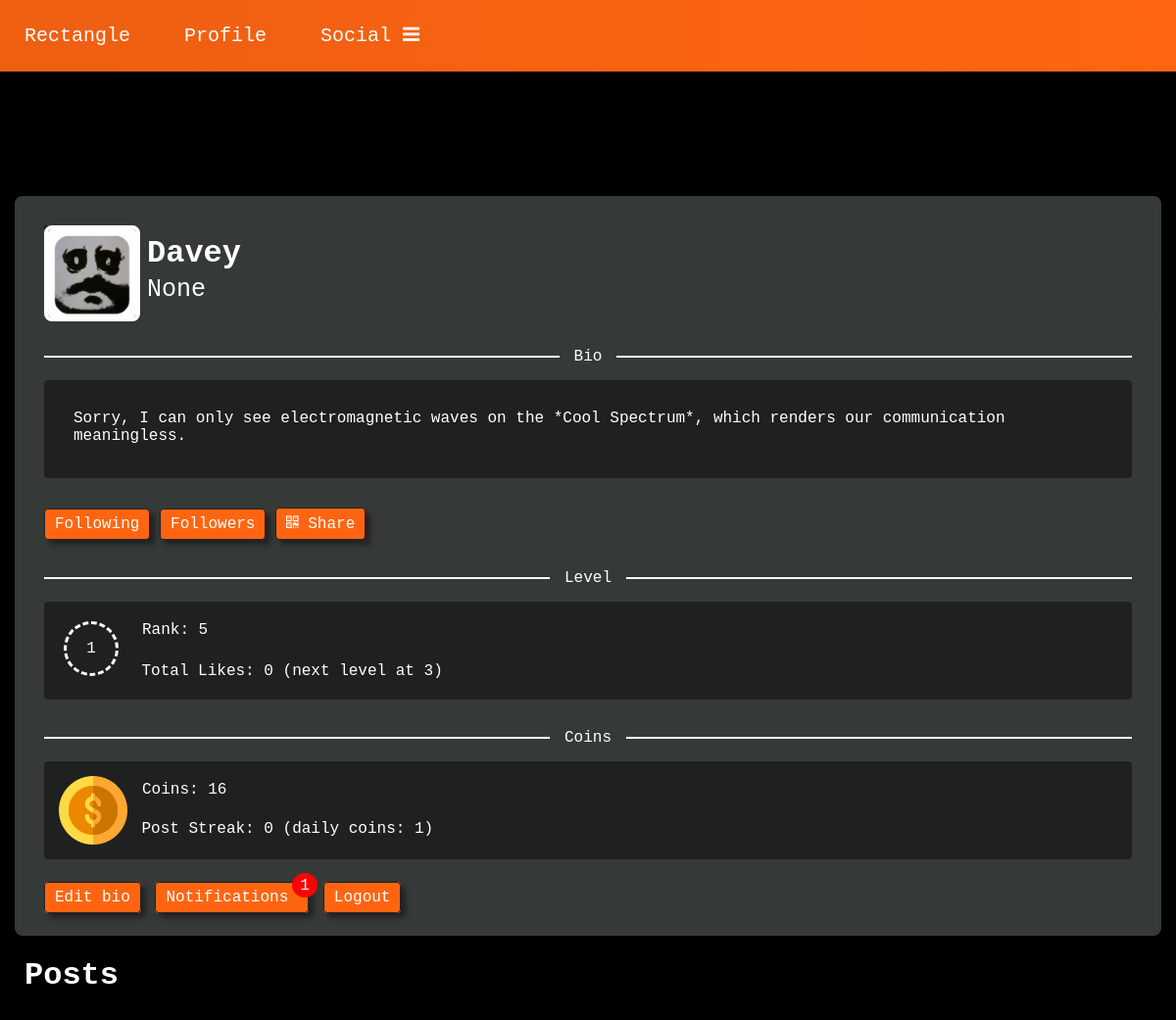
Screenshot of /profile/Davey (signed in) with the database file from the repository.
### myproject.py (models this page shows, shortened)
class User(db.Model):
    __tablename__ = 'users'
    id = db.Column(db.Integer, primary_key=True, unique=True)
    email = db.Column(db.String(80))
    name = db.Column(db.String(80))
    bio = db.Column(db.String(80))
    password_hash = db.Column(db.String(128))
    post_streak = db.Column(db.Integer, default=0)
    coins = db.Column(db.Integer, default=0)
    accepted_coins = db.Column(db.Integer, default=0)
    event = db.Column(db.Integer, default=0)
    titles = db.relationship("Title", secondary=user_title_association_table)
    admin = db.Column(db.Integer, default=0)
    title = db.Column(db.String(80), default="Newbie")
    user_since = db.Column(db.DateTime())
    following = db.relationship(
        'User', lambda: user_following,
        primaryjoin=lambda: User.id == user_following.c.user_id,
        secondaryjoin=lambda: User.id == user_following.c.following_id,
        backref='followers'
    )
    like_count = db.Column(db.Integer, default=0)
    level = db.Column(db.Integer, default=1)
    like_goal = db.Column(db.Integer, default=3)
    @property
    def password(self):
        raise AttributeError('password is not a readable attribute')
    comments = db.relationship("Comment", back_populates="user")
    event_comments = db.relationship("Event_Comment", back_populates="user")
    posts = db.relationship("Post", back_populates="user")
    event_posts = db.relationship("Event_Post", back_populates="user")
    notifications = db.relationship("Notification", back_populates="user")
    rports = db.relationship("Report", back_populates="user")
    feedbacks = db.relationship("Feedback", back_populates="user")

### myproject.py (the view)
@app.route('/profile/<usr>', methods=['GET', 'POST'])
def profile(usr):
    _current_user = get_current_user()
    if not _current_user:
        return redirect("/login")
    if "user" in session:
        _user = User.query.filter_by(name=usr).all()[0]
        _current_user = get_current_user()
        _posts = Post.query.filter_by(user=_user).all()
        posts_and_pictures = []
        for post in _posts:
            image_extension = PhotoTools.getExtension(post, 'post')
            posts_and_pictures.append([post, image_extension])
        progress = (((_user.like_count) / (_user.like_goal)) * 100)
        users = db.session.query(User).order_by(User.like_count.desc())
        users = users.all()
        rank = users.index(_current_user) + 1
        image_extension = PhotoTools.getExtension(_user, "user")
        print("ext", image_extension)
        streak_progress = _user.post_streak / 7 * 100
        return render_template("profile.html", user=_user, posts=posts_and_pictures, _cu=_current_user, progress=progress, streak_progress=streak_progress, extension=image_extension, rank=rank)
    else:
        return redirect('/login')

### PhotoTools.py (called while the page is built)
def getExtension(obj, typ):
    for i in possible_file_extensions:
        if typ == "user":
            filename = obj.name + "pp" + i
            pth = os.path.join("static", "uploads", "profile_pictures", filename)
        elif typ == "post":
            filename = str(obj.id) + i
            pth = os.path.join("static", "uploads", "posts", filename)
        elif typ == "event_post":
            filename = str(obj.id) + i
            pth = os.path.join("static", "uploads", "event_posts", filename)
        else:
            raise TypeError("Invalid type: ", type(obj), ". Should be either User type or Post type", type(Post))
        if os.path.isfile(pth):
            return i
    return None

### myproject.py (called while the page is built)
def get_current_user():
    try:
        return User.query.filter_by(name=session["user"]).all()[0]
    except:
        return None

### templates/profile.html (shortened to what this page needs)
{% extends 'base.html' %}
{% block head %}
<link rel="stylesheet" type="text/css" href="{{ url_for('static', filename='profile.css') }}">
<link rel="stylesheet" type="text/css" href="{{ url_for('static', filename='posts.css') }}">
<link rel="stylesheet" type="text/css" media="only screen and (max-width: 480px), only screen and (max-device-width: 480px)" href="{{ url_for('static', filename='posts_mobile.css') }}" />
<link rel="stylesheet" type="text/css" media="only screen and (max-width: 480px), only screen and (max-device-width: 480px)" href="{{ url_for('static', filename='profile_mobile.css') }}" />
{% endblock %}
{% block body %}
	<div class="name_panel">
		<div class="title_bar">
            {% if extension != None%}
            <div class="logo">
                <img class="profile-picture" src="/static/uploads/profile_pictures/{{ user.name + 'pp' + extension }}" alt="Rectangle Logo">
            </div>
            {% else %}
            <div class="logo">
                <img class="profile-picture" src="/static/uploads/profile_pictures/defaultpp.png" alt="Rectangle Logo">
            </div>
            {% endif %}
            <h1 class="pname"> {{ user.name }} </h1>
            <p class="user_since"> {{ user.title }} </p>
        </div>
        <div class="bio">
	<div class="separator">Bio</div>
            <div class=bio_top>
            <div class="bio_contents">
                <p> {{ user.bio }} </p>
            </div>
        </div>
        </div>
        <div class="ftab">
            {% if session["user"] != user.name %}
                {% if _cu in user.followers %}
                    <a class="follow_button" href="/follow/{{ user.name }}"> Unfollow</a>
                {% else %}
                    <a class="follow_button" href="/follow/{{ user.name }}"> Follow</a>
                {% endif %}
                <a class="share_link" href="/share/{{ user.name }}"> Share </a>
            {% else %}
                <a class="following_button" href="/following"> Following </a>
                <a class="followers_button" href="/followers"> Followers </a>
                <a class="share_link_me" href="/share/{{ user.name }}"> <i class="fa fa-qrcode"></i> Share </a>
            {% endif %}
        </div>
        {% if session["user"] == user.name %}
        <div class="separator">Level</div>
        <div class="mid">
            <div class="level_info_block">
                <div class="level_circle">
                    <span class="level">{{ user.level }}</span>
                </div>
                <div>
                    <div class="progress_bar">
                        <span class="level_info"> Total Likes: {{ user.like_count }} (next level at {{ user.like_goal }})</span>
                    </div>
                    <span class="rank"> Rank: {{ rank }} </span>
                </div>
            </div>
        </div>
        <div class="separator">Coins</div>
        <div class="mid">
            <div class="level_info_block">
                <div class="level_circle_coin">
                    <a href="/addcoins"><img src="/static/uploads/resources/coin.png" class="coin"></a>
                </div>
                <div>
                    <div class="progress_bar">
                        <span class="level_info_coin"> Post Streak: {{user.post_streak }}  (daily coins:  {{ 1 + user.post_streak}})</span>
                    </div>
                    <span class="rank">Coins: {{ user.coins }}              </span>
                </div>
            </div>
        </div>
        <div class="bot">
            <a class="edit_profile" href='/editprofile'>Edit bio</a>
            <a class="notification_button" href='/notifications/None/None'>
                <span>Notifications</span>
                {% if user.notifications|length != 0%}
                <span class="badge">{{ user.notifications|length }}</span>
                {% endif %}
            </a>
            <a class="logout_button" href='/logout'>Logout</a class="logout_button"></a>
        </div>
        {% endif %}
	</div>
	<div class="title">
		<h1 style="margin-left: 15px;">Posts</h1>
	</div>
{% endblock %}

### static/base.css (style rules this page uses)
body { font-family: 'Lucida Console', monospace; background-color: black; color: white; margin: 0px; }

### static/profile.css (style rules this page uses)
.name_panel { margin-left:15px; margin-right:15px; margin-top: 15px; background-color: #353a38; border-radius: 16px; }
.title { margin:10px; }
.coin { width: 70px; }
.user_since { position: absolute; bottom: 15px; left: 135px; margin: 0px; font-size: 25px; }
.bio_contents { background-color: #1e2120; padding: 30px; border-radius: 4px; height: 40px; overflow: hidden; }
.share_link_me { padding: 6px 10px; background-color: #ff6511; text-decoration: none; color: white; border-radius: 4px; display: inline-block; border: 1px solid #232323; box-shadow: 5px 5px 5px #232323; }
.bio_contents p { margin: 0px; margin-bottom: 20px; word-wrap: break-word; }
.ftab { background-color: #353a38; padding-left: 30px; border-radius: 8px; margin-top: 15px; margin-bottom: 30px; position: relative; }
.following_button { background-color: #ff6511; color: white; padding: 6px 10px; border: none; border-radius: 4px; cursor: pointer; text-decoration: none; white-space: nowrap; display: inline-block; border: 1px solid #232323; box-shadow: 5px 5px 5px #232323; }
.followers_button { background-color: #ff6511; color: white; padding: 6px 10px; border: none; border-radius: 4px; cursor: pointer; text-decoration: none; white-space: nowrap; display: inline-block; border: 1px solid #232323; box-shadow: 5px 5px 5px #232323; }
.logo { height: 65px; width: 65px; background-color: #1e2120; }
.level_info_block { padding: 15px; position: relative; background-color: #1e2120; border-radius: 4px; height: 70px; }
.bio_top { padding: 30px; padding-bottom: 15px; padding-top: 15px; }
.separator { display: flex; align-items: center; text-align: center; margin-left: 30px; margin-right: 30px; }
.separator::before, .separator::after { content: ''; flex: 1; border-bottom: 2px solid white; }
.separator::before { margin-right: 15px; widthL 30%; }
.separator::after { margin-left: 15px; }
.level_circle { padding: 0px; margin: 5px; width: 50px; height: 50px; line-height: 50px; border-radius: 50%; border-color: white; border: dashed; float: left; text-align: center; }
.mid { padding-right:30px; padding-left: 30px; padding-top: 15px; padding-bottom: 30px; border-radius: 4px; }
.progress_bar { margin: 17.5px; width: 80%; position: absolute; bottom: 5px; left: 82px; }
.edit_profile { color: white; left: 15px; bottom: 10px; background-color: #FF6511; border-radius: 4px; cursor: pointer; text-decoration: none; veritcal-align: middle; white-space: nowrap; padding: 6px 10px; border: 1px solid #232323; border: 1px solid #232323; box-shadow: 5px 5px 5px #232323; }
.rank { position: absolute; left: 100px; top: 20px }
.level_info { position: absolute; top: 10px; }
.title_bar { background-color: #353a38; position: relative; padding:30px; border-radius: 8px; display: flex; text-align: center; margin-bottom: 30px; }
.logout_button { right: 255px; bottom: 10px; background-color: #ff6511; color: white; padding: 6px 10px; border: none; border-radius: 4px; cursor: pointer; text-decoration: none; white-space:nowrap; border: 1px solid #232323; box-shadow: 5px 5px 5px #232323; }
.notification_button { position: relative; background-color: #ff6511; color: white; padding: 6px 10px; border: none; border-radius: 4px; cursor: pointer; text-decoration: none; white-space:nowrap; margin-right: 15px; margin-left: 5px; border: 1px solid #232323; box-shadow: 5px 5px 5px #232323; }
.notification_button .badge { position: absolute; top: -10px; right: -10px; padding: 3.5px 8px; border-radius: 50%; background: red; color: white; }
.pname { margin: 0px; margin-left: 40px; margin-top: 10px; }
.bot { background-color: #353a38; padding: 30px; padding-top: 0px; border-radius: 8px; }
.profile-picture { width: 90px; height:90px; border-radius: 8px; border: 4px solid white; }

### static/posts.css (style rules this page uses)
.edit_profile { color: white; left:15px; bottom:10px; background-color: #ff6511; border-radius: 4px; cursor: pointer; text-decoration: none; vertical-align: middle; white-space:nowrap; padding: 6px 10px; border: 1px solid #232323; }

### static/base_mobile.css (style rules this page uses)
body { font-family: 'Lucida Console', monospace; background-color: black; color: white; margin: 0px; }

### static/posts_mobile.css (style rules this page uses)
.edit_profile { color: white; left:15px; bottom:10px; background-color: #ff6511; border-radius: 4px; cursor: pointer; text-decoration: none; vertical-align: middle; white-space:nowrap; padding: 6px 10px; border: 1px solid #232323; }

### rows the page displays
User: name (picture), name "Davey", title "None", bio "Sorry, I can only see electromagnetic waves on the *Cool Spectrum*, which renders our communication meaningless.", level "1", like_count "0", like_goal "3", post_streak "0", 1+user.post_streak "1", coins "16"

### other values shown
{{ rank }} "5"
{{ user.notifications|length }} "1"
